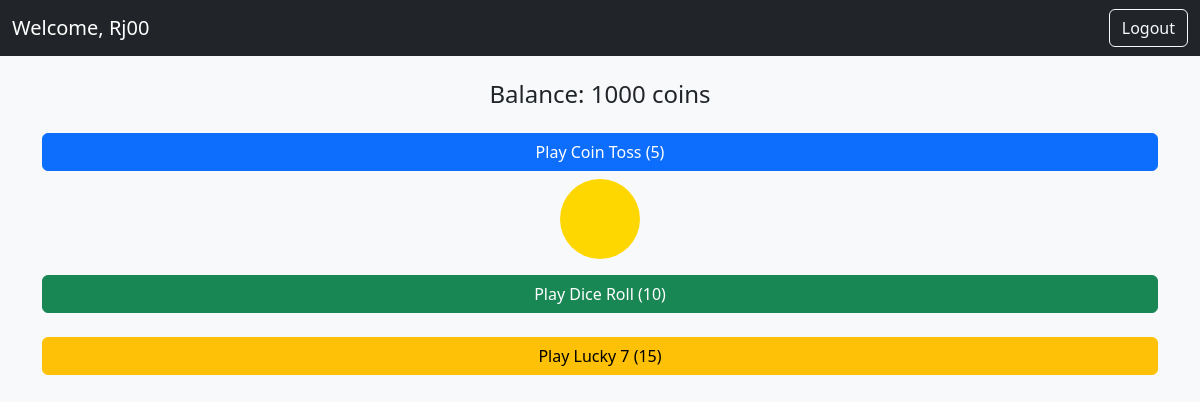
Page /player (signed in) on the earlier database version.
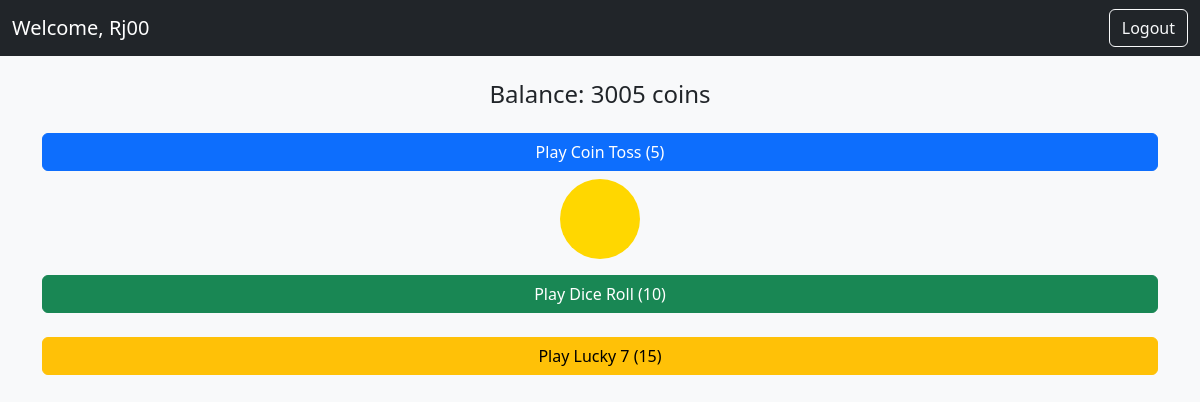
Same page on the later database version.
### app.py (models this page shows)
class User(db.Model):
    id = db.Column(db.Integer, primary_key=True)
    username = db.Column(db.String(50), unique=True, nullable=False)
    password = db.Column(db.String(50), nullable=False)
    coins = db.Column(db.Integer, default=100)

### app.py (the view)
@app.route("/player")
def player_dashboard():
    username = session.get("user")
    if username and username != "admin":
        user = User.query.filter_by(username=username).first()
        if not user:
            session.clear()
            return redirect("/")
        return render_template("player.html", username=user.username, coins=user.coins)
    return redirect("/")

### templates/player.html (shortened to what this page needs)
<!DOCTYPE html>
<html>
<head>
  <link href="https://cdn.jsdelivr.net/npm/bootstrap@5.3.3/dist/css/bootstrap.min.css" rel="stylesheet">
</head>
<body class="bg-light">
  <nav class="navbar navbar-dark bg-dark">
    <div class="container-fluid">
      <span class="navbar-brand">Welcome, {{ username }}</span>
      <a class="btn btn-outline-light" href="/logout">Logout</a>
    </div>
  </nav>
  <div class="container py-4 text-center">
    <h4>Balance: <span id="balance">{{ coins }}</span> coins</h4>
    <button class="btn btn-primary w-100 mt-3" onclick="playGame('coin_toss')">Play Coin Toss (5)</button>
    <div id="coin" class="coin mt-2"></div>
    <button class="btn btn-success w-100 mt-3" onclick="playGame('dice_roll')">Play Dice Roll (10)</button>
    <button class="btn btn-warning w-100 mt-3" onclick="playGame('lucky7')">Play Lucky 7 (15)</button>
  </div>
</body>
</html>

### templates/player.html (style rules this page uses)
.coin { width:80px; height:80px; border-radius:50%; background:gold; margin:auto; }

Differences in the rows shown:
changed User "Rj00": coins "1000" → "3005"
